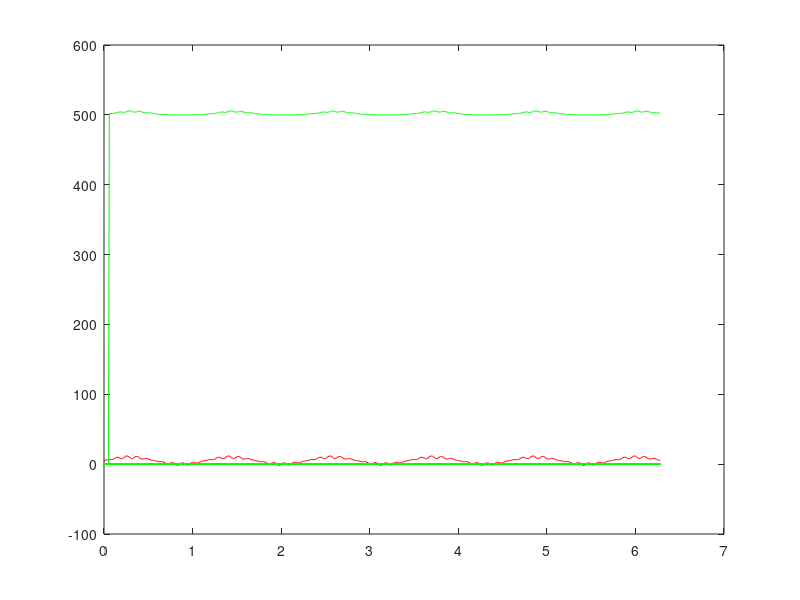

This chart was generated by the following MATLAB code:
%% Prueba de la length Transform
%
%
%
%
A = 5;
f = 50;
w = 2*pi*f;
t = 0:0.01:2*pi;
y = A*(sind(w*t)+0.38*sind(w.*t).*sind(10.*w.*t))+5;
LTwindow = ceil(0.13 * f);
ltfs = 500000*A*A/f;
lt = zeros(length(y));			%Vector "lt" del tamaño de muestras llenado con 0

for m = 1: length(y)-LTwindow + 1
	dy = sum(y(m:m+LTwindow-1));
	lt(m+LTwindow-1) = sqrt(ltfs+power(dy,2));  % hacemos la length transform
end

figure(1);grid;
plot(t,y,'r');
hold on;
plot(t,lt,'g');


